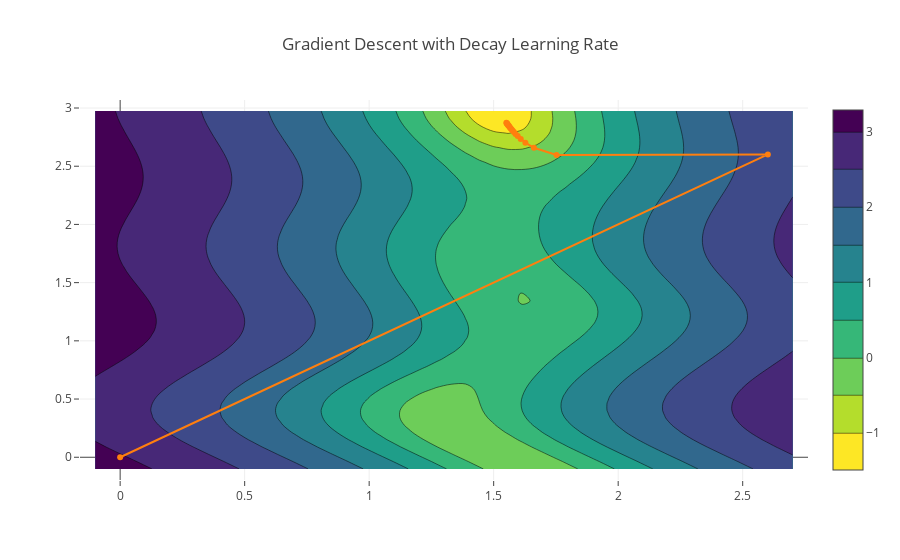

The cell this chart's notebook holds for it:
### Code cell
## Run me
contour_plot('Gradient Descent with Decay Learning Rate', ts_decay, l2_loss, sin_model, x, y)
